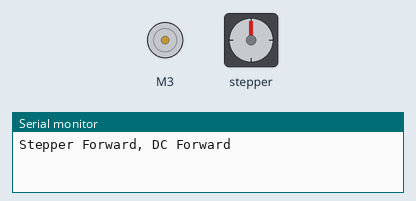
The sketch below on a simulated Arduino Uno, built with avr-gcc and run on an emulated ATmega328P. Shown: DC motor (green arrow = forward, orange = backward, longer = faster), stepper motor, the last lines printed to the serial monitor. Stepper angles assume 200 steps per turn.

Above: at 0.07 s.
At 15.09 s:
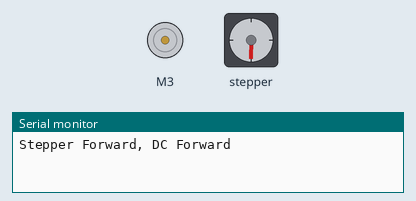
At 30.1 s:
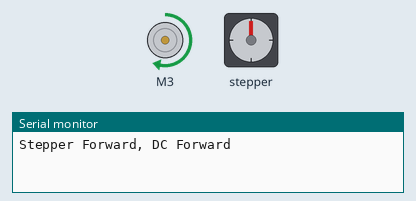
At 39.92 s:
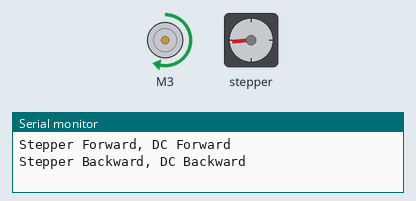
Timing chart, 0 to 40.0 s (numbered marks = the images above):
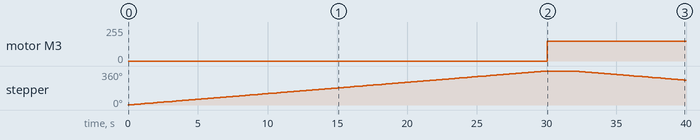

The sketch:

STEPPER_DC_demo.ino
```cpp
#include <Wire.h>
#include <Adafruit_MotorShield.h>

Adafruit_MotorShield AFMS = Adafruit_MotorShield();
Adafruit_StepperMotor *stepper = AFMS.getStepper(200, 1); // Stepper on M1/M2
Adafruit_DCMotor *dcMotor = AFMS.getMotor(3);             // DC motor on M3

void setup() {
  Serial.begin(9600);
  AFMS.begin();
  stepper->setSpeed(2);     // Stepper speed in RPM
  dcMotor->setSpeed(150);   // DC motor speed (0–255)
}

void loop() {
  Serial.println("Stepper Forward, DC Forward");
  stepper->step(200, FORWARD, DOUBLE);
  dcMotor->run(FORWARD);
  delay(2000);

  Serial.println("Stepper Backward, DC Backward");
  stepper->step(200, BACKWARD, DOUBLE);
  dcMotor->run(BACKWARD);
  delay(2000);

  Serial.println("Stopping Both");
  dcMotor->run(RELEASE);
  delay(1000);
}
```

Measured:
- by itself, motor M3: stopped → forward 150/255 at 30.0 s
- by itself, stepper: turns 360° clockwise in 29.9 s, then 98° counter-clockwise in 8.0 s
